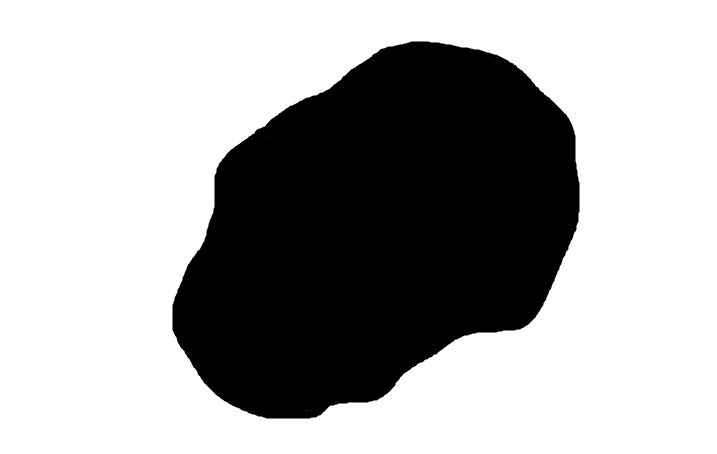
#> input picture black.png, 717 x 454 px
$ python main.py
#> lines starting #> are read from the running program, lines starting #| are printed output that depends on the picture; after the words box and inside, x2 and y2 are one past the last pixel; in counts of white or black regions, pixels touching at a corner belong together
#> the answer given: black.png
import cv2
import numpy as np
import json
from os import stat, path


def getJsonPicture(file_name):
#> called with file_name = 'black.png'
    file_size = stat(file_name).st_size

    img = cv2.imread(file_name, cv2.IMREAD_UNCHANGED)
#> img is the input picture: shape (454, 717, 3); min 0, max 255, mean 170.3
    img_grey = cv2.cvtColor(img, cv2.COLOR_BGR2GRAY)
    thresh = 200

    ret, thresh_img = cv2.threshold(img_grey, thresh, 255, cv2.THRESH_BINARY)
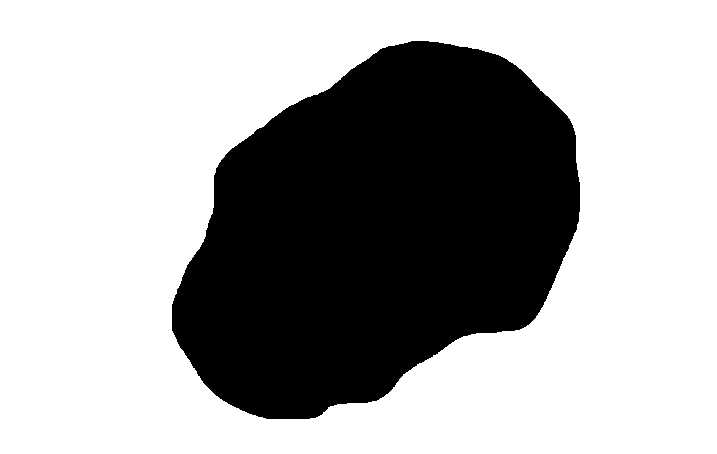
#> thresh_img: shape (454, 717); 66.7% white; 1 black region
#> ret = 200
    contours, hierarchy = cv2.findContours(thresh_img, cv2.RETR_TREE, cv2.CHAIN_APPROX_SIMPLE)
#> contours = 2 contours; box (x1, y1, x2, y2) and area: (0, 0, 717, 454) 324348, (171, 40, 581, 420) 109082

    jsonFile = {"file_name": file_name,
                "file_size": file_size,
                "regions": {},
                "file_attributes": {}
                }

    for i in range(0, len(contours)):
        x = []
        y = []
        jsonFile["regions"].update({f"{i}": {}})
        for k in contours[i]:
            for j in k:
                x.append(int(j[0]))
                y.append(int(j[1]))
        jsonFile["regions"][f"{i}"].update(
            {"name": "poligon",
             "all_points_x": x,
             "all_points_y": y
             }
        )
#> this loop made 2 passes

    with open(f"{file_name[0:file_name.find('.')]}.json", 'w') as outfile:
        json.dump(jsonFile, outfile)
        print(f"{file_name[0:file_name.find('.')]}.json сохранен!")


file_name = input("Введите название файла: ")
getJsonPicture(file_name)
